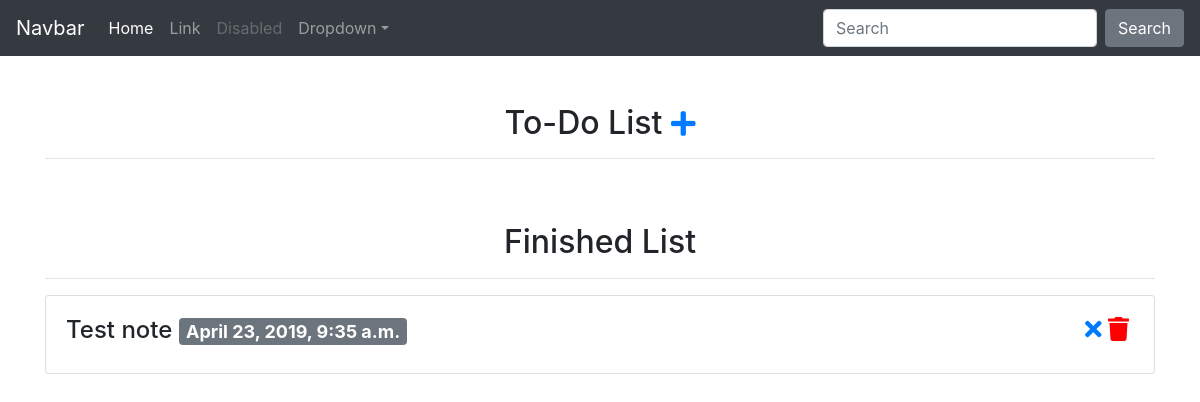
Before: / with the older database file.
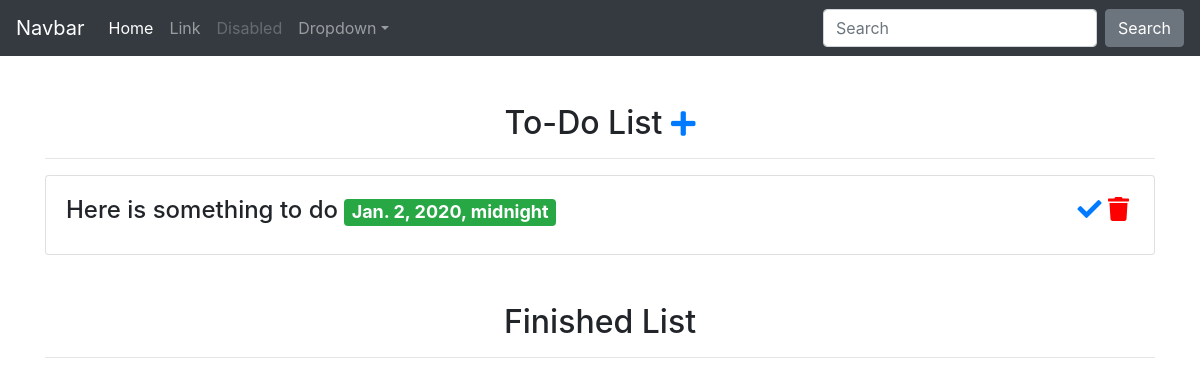
After: the same page with the newer database file.
### notes/models.py (models this page shows, shortened)
class Note(models.Model):
    title = models.CharField(max_length=100)
    due_date = models.DateTimeField()
    label = models.CharField(choices=LABEL_CHOICES, max_length=2)
    finished = models.BooleanField(default=False)
    def get_finish_item_url(self):
        return reverse("finish-note-item", kwargs={
            'id': self.id
        })
    def get_recover_item_url(self):
        return reverse("recover-note-item", kwargs={
            'id': self.id
        })
    def get_delete_item_url(self):
        return reverse("delete-note-item", kwargs={
            'id': self.id
        })

### notes/views.py (the view)
# urls.py: path('', note_list_view, name='note-list'),
def note_list_view(request):
    form = NoteModelForm()
    if request.method == "POST":
        form = NoteModelForm(request.POST)
        if form.is_valid():
            form.save()
            return redirect('note-list')
    to_do_list = Note.objects.filter(finished=False)
    finished_list = Note.objects.filter(finished=True)
    context = {
        'to_do_list': to_do_list,
        'finished_list': finished_list,
        'form': form
    }
    return render(request, "note_list.html", context)

### notes/forms.py
class NoteModelForm(forms.ModelForm):
    class Meta:
        model = Note
        fields = ('title', 'due_date', 'label')

### templates/note_list.html (shortened to what this page needs)
{% extends "base.html" %}
{% block content %}
    <div class="text-center mt-5">
        <h2>To-Do List
        <a data-toggle="collapse" href="#collapseExample" role="button" aria-expanded="false" aria-controls="collapseExample">
            <i class="fas fa-plus fa-sm"></i>
        </a>
        </h2>
    </div>
    <hr />
    <div class="row">
        {% for note in to_do_list %}
        <div class="col-12">
        {% include "note_snippet.html" with note_snippet_var=note type="DELETE" %}
        </div>
        {% endfor %}
    </div>
    <div class="text-center mt-5">
        <h2>Finished List</h2>
    </div>
    <hr />
    <div class="row">
        {% for note in finished_list %}
        <div class="col-12">
        {% include "note_snippet.html" with note_snippet_var=note type="ADD" %}
        </div>
        {% endfor %}
    </div>
{% endblock content %}

### templates/base.html (shortened to what this page needs)
<!doctype html>
<html lang="en">
  <head>
    <link rel="stylesheet" href="https://stackpath.bootstrapcdn.com/bootstrap/4.3.1/css/bootstrap.min.css">
    <link rel="stylesheet" href="https://use.fontawesome.com/releases/v5.8.1/css/all.css">
  </head>
  <body>
    <nav class="navbar navbar-expand-md navbar-dark bg-dark">
  <a class="navbar-brand" href="#">Navbar</a>
  <div class="collapse navbar-collapse" id="navbarsExampleDefault">
    <ul class="navbar-nav mr-auto">
      <li class="nav-item active">
        <a class="nav-link" href="#">Home <span class="sr-only">(current)</span></a>
      </li>
      <li class="nav-item">
        <a class="nav-link" href="#">Link</a>
      </li>
      <li class="nav-item">
        <a class="nav-link disabled" href="#" tabindex="-1" aria-disabled="true">Disabled</a>
      </li>
      <li class="nav-item dropdown">
        <a class="nav-link dropdown-toggle" href="#" id="dropdown01" data-toggle="dropdown" aria-haspopup="true" aria-expanded="false">Dropdown</a>
      </li>
    </ul>
    <form class="form-inline my-2 my-lg-0">
      <input class="form-control mr-sm-2" type="text" placeholder="Search" aria-label="Search">
      <button class="btn btn-secondary my-2 my-sm-0" type="submit">Search</button>
    </form>
  </div>
</nav>
<main role="main" class="container">
{% block content %}
{% endblock content %}
</main>
</body>
</html>

### templates/note_snippet.html
<div class="card">
    <div class="card-body">
        <h4>{{ note_snippet_var.title }}
        <span class="badge badge-{{ note_snippet_var.get_label_display }}">
        {{ note_snippet_var.due_date }}
        </span>
        <span class="icons">
        {% if type == "DELETE" %}
        <a href="{{ note_snippet_var.get_finish_item_url }}"><i class="fas fa-check"></i></a>
        {% else %}
        <a href="{{ note_snippet_var.get_recover_item_url }}"><i class="fas fa-times"></i></a>
        {% endif %}
        <a href="{{ note_snippet_var.get_delete_item_url }}"><i class="fas fa-trash" style="color: red;"></i></a>
        </span>
        </h4>
    </div>
</div>

### templates/note_list.html (style rules this page uses)
h4 { position: relative; }
.icons { position: absolute; right: 5px; }

Changed rows visible on the page:
removed Note: title "Test note", due_date "April 23, 2019, 9:35 a.m.", shown under "Finished List"
added Note: title "Here is something to do", due_date "Jan. 2, 2020, midnight", shown under "To-Do List"
